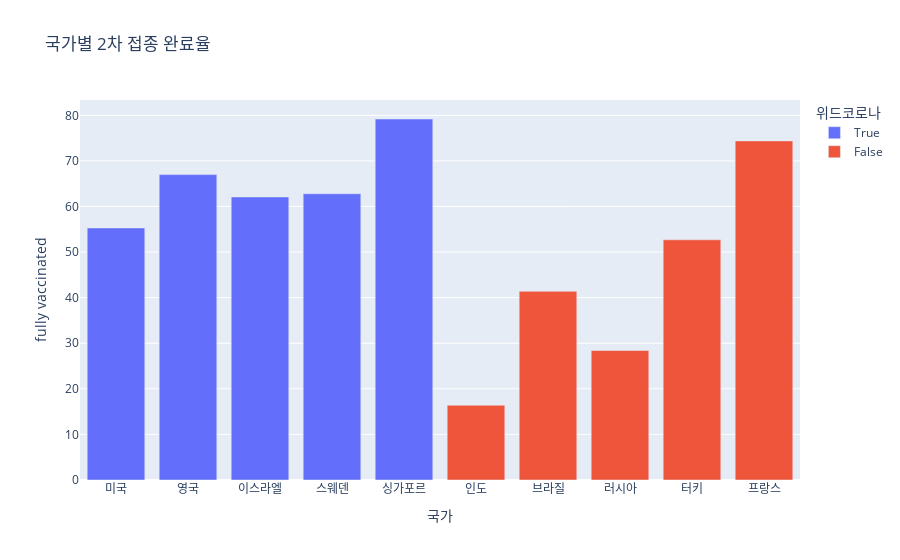

Notebook source saved alongside this figure:
### Code cell
data_compare['fully vaccinated'] = data_compare['fully vaccinated'].astype('float64')
data_compare.sort_values(by='fully vaccinated')
fig = px.bar(data_compare, x="국가", y="fully vaccinated", color="위드코로나", title="국가별 2차 접종 완료율")
fig.show()

### Figure 1 — Plotly figure (JSON) as saved in the notebook; plotly's stock layout.template omitted (floating-point values rounded to 4 significant figures)
{"data": [{"alignmentgroup": "True", "hovertemplate": "위드코로나=True<br>국가=%{x}<br>fully vaccinated=%{y}<extra></extra>", "legendgroup": "True", "marker": {"color": "#636efa", "pattern": {"shape": ""}}, "name": "True", "offsetgroup": "True", "orientation": "v", "showlegend": true, "textposition": "auto", "type": "bar", "x": ["미국", "영국", "이스라엘", "스웨덴", "싱가포르"], "xaxis": "x", "y": [55.3, 67, 62.1, 62.8, 79.2], "yaxis": "y"}, {"alignmentgroup": "True", "hovertemplate": "위드코로나=False<br>국가=%{x}<br>fully vaccinated=%{y}<extra></extra>", "legendgroup": "False", "marker": {"color": "#EF553B", "pattern": {"shape": ""}}, "name": "False", "offsetgroup": "False", "orientation": "v", "showlegend": true, "textposition": "auto", "type": "bar", "x": ["인도", "브라질", "러시아", "터키", "프랑스"], "xaxis": "x", "y": [16.4, 41.4, 28.4, 52.7, 74.4], "yaxis": "y"}], "layout": {"barmode": "relative", "legend": {"title": {"text": "위드코로나"}, "tracegroupgap": 0}, "title": {"text": "국가별 2차 접종 완료율"}, "xaxis": {"anchor": "y", "domain": [0, 1], "title": {"text": "국가"}}, "yaxis": {"anchor": "x", "domain": [0, 1], "title": {"text": "fully vaccinated"}}}}
